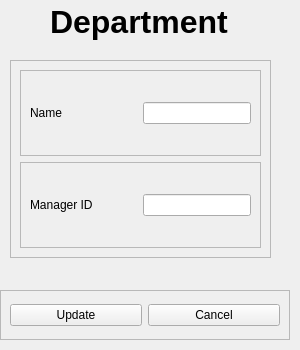
<?xml version="1.0" encoding="UTF-8"?>
<ui version="4.0">
 <class>MainWindow</class>
 <widget class="QMainWindow" name="MainWindow">
  <property name="geometry">
   <rect>
    <x>0</x>
    <y>0</y>
    <width>300</width>
    <height>350</height>
   </rect>
  </property>
  <property name="minimumSize">
   <size>
    <width>300</width>
    <height>350</height>
   </size>
  </property>
  <property name="maximumSize">
   <size>
    <width>300</width>
    <height>350</height>
   </size>
  </property>
  <property name="windowTitle">
   <string>MainWindow</string>
  </property>
  <widget class="QWidget" name="centralwidget">
   <widget class="QFrame" name="frame">
    <property name="geometry">
     <rect>
      <x>10</x>
      <y>60</y>
      <width>261</width>
      <height>198</height>
     </rect>
    </property>
    <property name="frameShape">
     <enum>QFrame::StyledPanel</enum>
    </property>
    <property name="frameShadow">
     <enum>QFrame::Raised</enum>
    </property>
    <layout class="QGridLayout" name="gridLayout">
     <item row="0" column="0">
      <widget class="QFrame" name="frame_2">
       <property name="frameShape">
        <enum>QFrame::StyledPanel</enum>
       </property>
       <property name="frameShadow">
        <enum>QFrame::Raised</enum>
       </property>
       <layout class="QHBoxLayout" name="horizontalLayout">
        <item>
         <widget class="QLabel" name="TitleOf_DepartmentName_EditDepartment_7">
          <property name="text">
           <string>Name</string>
          </property>
         </widget>
        </item>
        <item>
         <spacer name="horizontalSpacer">
          <property name="orientation">
           <enum>Qt::Horizontal</enum>
          </property>
          <property name="sizeHint" stdset="0">
           <size>
            <width>38</width>
            <height>20</height>
           </size>
          </property>
         </spacer>
        </item>
        <item>
         <widget class="QLineEdit" name="Name_input_EditDepartment_7"/>
        </item>
       </layout>
      </widget>
     </item>
     <item row="1" column="0">
      <widget class="QFrame" name="frame_3">
       <property name="frameShape">
        <enum>QFrame::StyledPanel</enum>
       </property>
       <property name="frameShadow">
        <enum>QFrame::Raised</enum>
       </property>
       <layout class="QHBoxLayout" name="horizontalLayout_2">
        <item>
         <widget class="QLabel" name="TitleOfManagerID_AddDepartment_2">
          <property name="text">
           <string>Manager ID</string>
          </property>
         </widget>
        </item>
        <item>
         <spacer name="horizontalSpacer_2">
          <property name="orientation">
           <enum>Qt::Horizontal</enum>
          </property>
          <property name="sizeHint" stdset="0">
           <size>
            <width>38</width>
            <height>20</height>
           </size>
          </property>
         </spacer>
        </item>
        <item>
         <widget class="QLineEdit" name="EditManagerID_Input_2"/>
        </item>
       </layout>
      </widget>
     </item>
    </layout>
   </widget>
   <widget class="QFrame" name="PushButtons_AddPayment_Frame_3">
    <property name="geometry">
     <rect>
      <x>0</x>
      <y>290</y>
      <width>290</width>
      <height>50</height>
     </rect>
    </property>
    <property name="frameShape">
     <enum>QFrame::StyledPanel</enum>
    </property>
    <property name="frameShadow">
     <enum>QFrame::Raised</enum>
    </property>
    <layout class="QHBoxLayout" name="horizontalLayout_16">
     <item>
      <widget class="QPushButton" name="Save_EditDepartment_Button_3">
       <property name="text">
        <string>Update</string>
       </property>
      </widget>
     </item>
     <item>
      <widget class="QPushButton" name="Cancel_EditDepartment_Button_3">
       <property name="text">
        <string>Cancel</string>
       </property>
      </widget>
     </item>
    </layout>
   </widget>
   <widget class="QLabel" name="Add_Department_TitleOf_Table_4">
    <property name="geometry">
     <rect>
      <x>50</x>
      <y>0</y>
      <width>192</width>
      <height>43</height>
     </rect>
    </property>
    <property name="sizePolicy">
     <sizepolicy hsizetype="Expanding" vsizetype="Expanding">
      <horstretch>0</horstretch>
      <verstretch>0</verstretch>
     </sizepolicy>
    </property>
    <property name="font">
     <font>
      <pointsize>24</pointsize>
      <weight>75</weight>
      <bold>true</bold>
     </font>
    </property>
    <property name="text">
     <string>Department</string>
    </property>
   </widget>
  </widget>
 </widget>
 <resources/>
 <connections/>
</ui>
